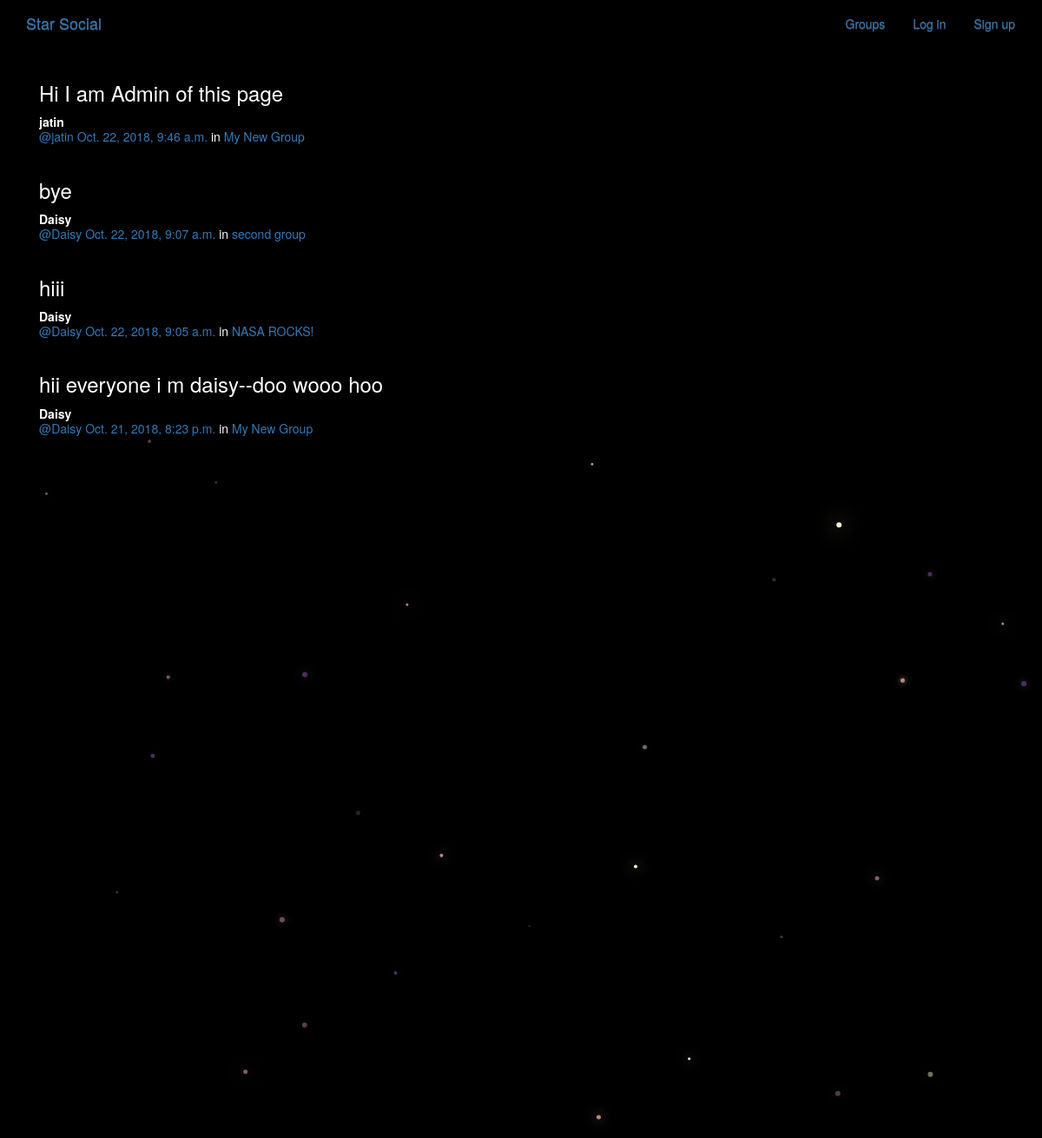
/posts/, run on the app's committed database.
### posts/models.py (models this page shows, shortened)
class Post(models.Model):
    user = models.ForeignKey(User, related_name="posts")
    created_at = models.DateTimeField(auto_now=True)
    message = models.TextField()
    message_html = models.TextField(editable=False)
    group = models.ForeignKey(Group, related_name="posts",null=True, blank=True)
    class Meta:
        ordering = ["-created_at"]
        unique_together = ["user", "message"]

### groups/models.py (models this page shows, shortened)
class Group(models.Model):
    name = models.CharField(max_length=255, unique=True)
    slug = models.SlugField(allow_unicode=True, unique=True)
    description = models.TextField(blank=True, default='')
    description_html = models.TextField(editable=False, default='', blank=True)
    members = models.ManyToManyField(User,through="GroupMember")
    class Meta:
        ordering = ["name"]

### posts/views.py (the view)
class PostList(SelectRelatedMixin, generic.ListView):
    model = models.Post
    select_related = ("user", "group")

### posts/templates/posts/post_list.html (shortened to what this page needs)
{% extends "posts/post_base.html" %}
{% load humanize %}
{% block post_content %}
<div class="col-md-8">
	{% for post in post_list %}
  {% include "posts/_post.html" %}
	{% endfor %}
</div>
{% endblock %}

### posts/templates/posts/_post.html (shortened to what this page needs)
<div class="post media">
	<h3>{{ post.message_html|safe }}</h3>
	<div class="media-body">
		<strong>{{ post.user.username }}</strong>
		<h5 class="media-heading">
			<span class="username"><a href="{% url 'posts:for_user' username=post.user.username %}">@{{ post.user.username }}</a></span>
			<time class="time"><a href="{% url 'posts:single' username=post.user.username pk=post.pk %}">{{ post.created_at }}</a></time>
			{% if post.group %}
			<span class="group-name">in <a href="#">{{ post.group.name }}</a></span>
			{% endif %}
		</h5>
	</div>
</div>

### static/simplesocial/css/master.css (style rules this page uses)
body { margin: 0; overflow: hidden; background-color: black; color:white; }

### data on the page
Post: message_html "Hi I am Admin of this page", user.username "jatin", created_at "Oct. 22, 2018, 9:46 a.m.", group.name "My New Group"
Post: message_html "bye", user.username "Daisy", created_at "Oct. 22, 2018, 9:07 a.m.", group.name "second group"
Post: message_html "hiii", user.username "Daisy", created_at "Oct. 22, 2018, 9:05 a.m.", group.name "NASA ROCKS!"
Post: message_html "hii everyone i m daisy--doo wooo hoo", user.username "Daisy", created_at "Oct. 21, 2018, 8:23 p.m.", group.name "My New Group"
